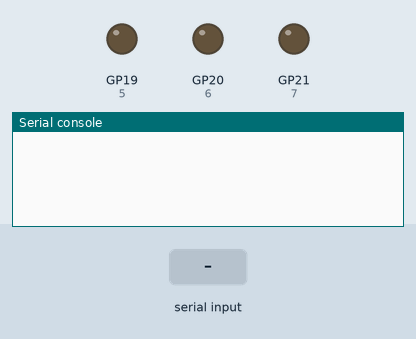
This program was run on a simulated Raspberry Pi Pico running CircuitPython. Parts: output pins drawn as LEDs (lit = HIGH), the last lines printed to the serial console. The inputs (shaded band) are chosen by the test bench.

Above: at 1.2 s.
1.3 s: "xff" received over the second serial link
At 2.4 s:
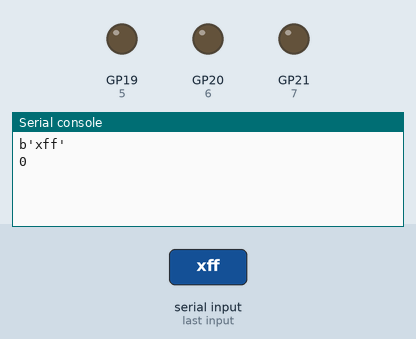
3.5 s: "200" received over the second serial link
At 5.2 s:
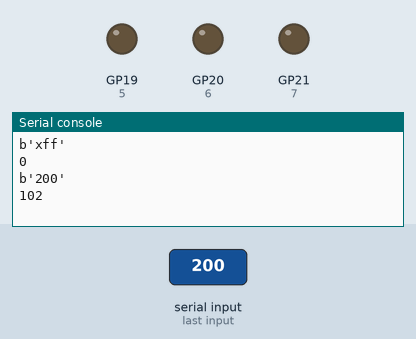

Measured:
- after the input at 1.3 s, the serial console: prints a new line after 0.70 s (image 1)
- after the input at 3.5 s, the serial console: prints a new line after 0.50 s (image 2)

The program:

rgb-slider.py
```python
from time import sleep
import board
import digitalio
import busio
import pwmio
import math

serial=busio.UART(board.GP4, board.GP5, baudrate=9600)#UART1 tx - rx
global page
page: int = 0
global component
component: int = 0
rgb_led = {
    '7': pwmio.PWMOut(board.GP21, frequency=5000, duty_cycle=0),
    '6': pwmio.PWMOut(board.GP20, frequency=5000, duty_cycle=0),
    '5': pwmio.PWMOut(board.GP19, frequency=5000, duty_cycle=0),
}

class RGB:

    def _write_pwm_value(self, serial_value) -> None:
        print(serial_value[6:8])
        """pwm_value = 255 - int(serial_value[6:8], 16)
        print(pwm_value)
        pwm_value = (pwm_value / 255) * 65536
        pwm_value = 1 if pwm_value == 0 else math.ceil(pwm_value) - 1
        print(pwm_value)
        rgb_led[f'{component}'].duty_cycle = pwm_value"""

    def update_color(self, serial_value: str) -> None:
        print('cambiando color')
        self._write_pwm_value(serial_value)


def define_action(serial_value:bytes, pg, cm):
    temp = str(serial_value)
    print(temp)
    print(pg)
    if not('xff' in temp) and pg == 2:
        RGB().update_color(temp)
        return 2, cm
    page = serial_value[1]
    component = serial_value[2]
    return page, component

if __name__=='__main__':
    while True:
        serial_value = serial.read(8)
        if serial_value != None:
            page, component = define_action(serial_value, page, component)
```
